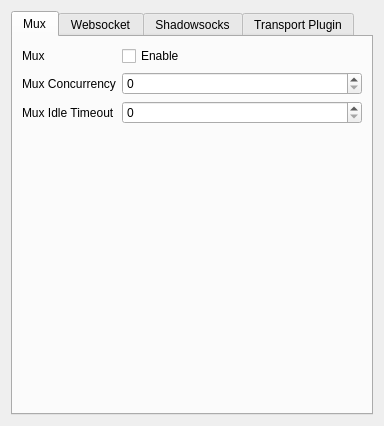
<?xml version="1.0" encoding="UTF-8"?>
<ui version="4.0">
 <class>TrojanGoWidget</class>
 <widget class="QWidget" name="TrojanGoWidget">
  <property name="geometry">
   <rect>
    <x>0</x>
    <y>0</y>
    <width>384</width>
    <height>426</height>
   </rect>
  </property>
  <property name="windowTitle">
   <string>Stream Settings Widget</string>
  </property>
  <layout class="QGridLayout" name="gridLayout">
   <item row="0" column="0">
    <widget class="QTabWidget" name="tabWidget">
     <property name="currentIndex">
      <number>0</number>
     </property>
     <widget class="QWidget" name="tab_3">
      <attribute name="title">
       <string>Mux</string>
      </attribute>
      <layout class="QFormLayout" name="formLayout_4">
       <item row="0" column="0">
        <widget class="QLabel" name="label">
         <property name="text">
          <string>Mux</string>
         </property>
        </widget>
       </item>
       <item row="0" column="1">
        <widget class="QCheckBox" name="muxCB">
         <property name="text">
          <string>Enable</string>
         </property>
        </widget>
       </item>
       <item row="1" column="0">
        <widget class="QLabel" name="label_2">
         <property name="text">
          <string>Mux Concurrency</string>
         </property>
        </widget>
       </item>
       <item row="2" column="0">
        <widget class="QLabel" name="label_3">
         <property name="text">
          <string>Mux Idle Timeout</string>
         </property>
        </widget>
       </item>
       <item row="2" column="1">
        <widget class="QSpinBox" name="muxIdleTimeoutSB"/>
       </item>
       <item row="1" column="1">
        <widget class="QSpinBox" name="muxConcurrencySB"/>
       </item>
      </layout>
     </widget>
     <widget class="QWidget" name="tab">
      <attribute name="title">
       <string>Websocket</string>
      </attribute>
      <layout class="QFormLayout" name="formLayout_5">
       <item row="0" column="0">
        <widget class="QLabel" name="label_4">
         <property name="text">
          <string>Websocket</string>
         </property>
        </widget>
       </item>
       <item row="1" column="0">
        <widget class="QLabel" name="label_5">
         <property name="text">
          <string>Path</string>
         </property>
        </widget>
       </item>
       <item row="2" column="0">
        <widget class="QLabel" name="label_6">
         <property name="text">
          <string>Host</string>
         </property>
        </widget>
       </item>
       <item row="2" column="1">
        <widget class="QLineEdit" name="websocketHostEdit"/>
       </item>
       <item row="0" column="1">
        <widget class="QCheckBox" name="websocketCB">
         <property name="text">
          <string>Enable</string>
         </property>
        </widget>
       </item>
       <item row="1" column="1">
        <widget class="QLineEdit" name="websocketPathEdit"/>
       </item>
      </layout>
     </widget>
     <widget class="QWidget" name="tab_2">
      <attribute name="title">
       <string>Shadowsocks</string>
      </attribute>
      <layout class="QFormLayout" name="formLayout_6">
       <item row="0" column="0">
        <widget class="QLabel" name="label_7">
         <property name="text">
          <string>Shadowsocks</string>
         </property>
        </widget>
       </item>
       <item row="1" column="0">
        <widget class="QLabel" name="label_8">
         <property name="text">
          <string>Method</string>
         </property>
        </widget>
       </item>
       <item row="2" column="0">
        <widget class="QLabel" name="label_9">
         <property name="text">
          <string>Password</string>
         </property>
        </widget>
       </item>
       <item row="0" column="1">
        <widget class="QCheckBox" name="shadowsocksCB">
         <property name="text">
          <string>Enable</string>
         </property>
        </widget>
       </item>
       <item row="1" column="1">
        <widget class="QComboBox" name="methodCB">
         <item>
          <property name="text">
           <string>aes-128-gcm</string>
          </property>
         </item>
         <item>
          <property name="text">
           <string>aes-256-gcm</string>
          </property>
         </item>
         <item>
          <property name="text">
           <string>chacha20-ietf-poly1305</string>
          </property>
         </item>
        </widget>
       </item>
       <item row="2" column="1">
        <widget class="QLineEdit" name="passwordEdit"/>
       </item>
      </layout>
     </widget>
     <widget class="QWidget" name="tab_4">
      <attribute name="title">
       <string>Transport Plugin</string>
      </attribute>
      <layout class="QFormLayout" name="formLayout_7">
       <item row="1" column="0">
        <widget class="QLabel" name="label_11">
         <property name="text">
          <string>Type</string>
         </property>
        </widget>
       </item>
       <item row="2" column="0">
        <widget class="QLabel" name="label_12">
         <property name="text">
          <string>Command</string>
         </property>
        </widget>
       </item>
       <item row="0" column="0">
        <widget class="QLabel" name="label_10">
         <property name="text">
          <string>Transport Plugin</string>
         </property>
        </widget>
       </item>
       <item row="0" column="1">
        <widget class="QCheckBox" name="transportPluginCB">
         <property name="text">
          <string>Enable</string>
         </property>
        </widget>
       </item>
       <item row="1" column="1">
        <widget class="QComboBox" name="typeCB">
         <item>
          <property name="text">
           <string>shadowsocks</string>
          </property>
         </item>
         <item>
          <property name="text">
           <string>plaintext</string>
          </property>
         </item>
         <item>
          <property name="text">
           <string>other</string>
          </property>
         </item>
        </widget>
       </item>
       <item row="2" column="1">
        <widget class="QLineEdit" name="commandEdit"/>
       </item>
       <item row="3" column="0">
        <widget class="QLabel" name="label_13">
         <property name="text">
          <string>Arg</string>
         </property>
        </widget>
       </item>
       <item row="4" column="0">
        <widget class="QLabel" name="label_14">
         <property name="text">
          <string>Env</string>
         </property>
        </widget>
       </item>
       <item row="5" column="0">
        <widget class="QLabel" name="label_15">
         <property name="text">
          <string>Option</string>
         </property>
        </widget>
       </item>
       <item row="5" column="1">
        <widget class="QLineEdit" name="optionEdit"/>
       </item>
       <item row="3" column="1">
        <widget class="QPlainTextEdit" name="argPTEdit"/>
       </item>
       <item row="4" column="1">
        <widget class="QPlainTextEdit" name="envPTEdit"/>
       </item>
      </layout>
     </widget>
    </widget>
   </item>
  </layout>
 </widget>
 <tabstops>
  <tabstop>tabWidget</tabstop>
 </tabstops>
 <resources/>
 <connections/>
</ui>
